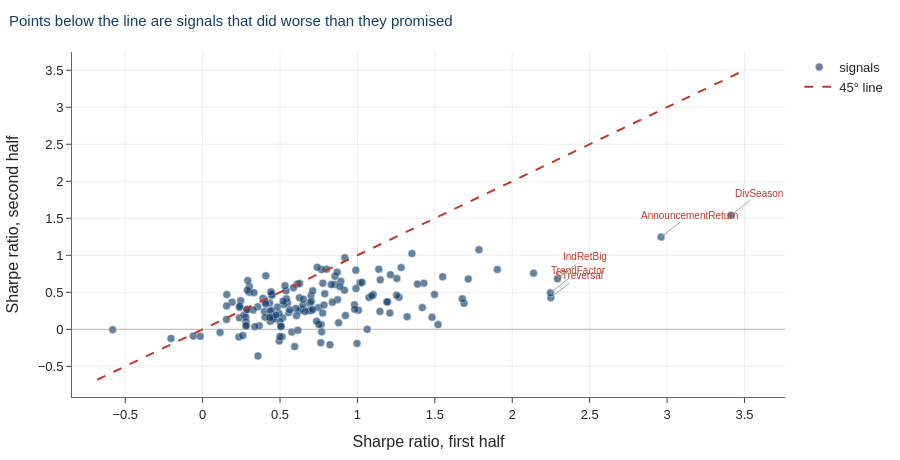

Write notebook code for a chart like this one.
### Code cell
# Attach the full name of each signal so the points can be identified rather
# than guessed at from the acronym.
doc = describe_signals(s_train.index)
label = doc.Description.fillna(pd.Series(s_train.index, index=s_train.index))

scatter = pd.DataFrame({
    "in_sample": s_train, "out_of_sample": s_test,
    "name": label, "authors": doc.Authors.fillna(""),
    "year": doc.Year.fillna(0).astype(int), "category": doc.Category.fillna(""),
})
scatter["decay"] = scatter.in_sample - scatter.out_of_sample

fig = go.Figure()
fig.add_trace(go.Scatter(
    x=scatter.in_sample, y=scatter.out_of_sample, mode="markers",
    marker=dict(color=NAVY, size=8, opacity=0.65,
                line=dict(width=0.5, color="white")),
    name="signals",
    customdata=scatter[["name", "authors", "year", "category", "decay"]].values,
    hovertemplate=("<b>%{text}</b><br>%{customdata[0]}<br>"
                   "%{customdata[1]} (%{customdata[2]}) · %{customdata[3]}"
                   "<br><br>first half   %{x:.2f}"
                   "<br>second half  %{y:.2f}"
                   "<br>gave up      %{customdata[4]:.2f}<extra></extra>"),
    text=scatter.index))

lim = [min(s_train.min(), s_test.min()) - 0.1,
       max(s_train.max(), s_test.max()) + 0.1]
fig.add_trace(go.Scatter(x=lim, y=lim, mode="lines", name="45° line",
                         line=dict(color=RED, width=2, dash="dash")))
fig.add_hline(y=0, line=dict(color="#BBBBBB", width=1))

# Name the five biggest disappointments directly on the chart.
for nm, r in scatter.nlargest(5, "decay").iterrows():
    fig.add_annotation(x=r.in_sample, y=r.out_of_sample, text=nm,
                       showarrow=True, arrowhead=0, arrowwidth=1,
                       arrowcolor=GREY, ax=28, ay=-22,
                       font=dict(size=10, color=RED))

fig.update_xaxes(title="Sharpe ratio, first half")
fig.update_yaxes(title="Sharpe ratio, second half")
airm_layout(fig, "Points below the line are signals that did worse than "
                 "they promised")

### Figure 1 — Plotly figure (JSON) as saved in the notebook; plotly's stock layout.template omitted (floating-point values rounded to 4 significant figures; data arrays with more than 128 entries replaced by an {"elided": "..."} marker saying what was removed)
{"data": [{"customdata": {"elided": "158x5 mixed values"}, "hovertemplate": "<b>%{text}</b><br>%{customdata[0]}<br>%{customdata[1]} (%{customdata[2]}) · %{customdata[3]}<br><br>first half   %{x:.2f}<br>second half  %{y:.2f}<br>gave up      %{customdata[4]:.2f}<extra></extra>", "marker": {"color": "#123F69", "line": {"color": "white", "width": 0.5}, "opacity": 0.65, "size": 8}, "mode": "markers", "name": "signals", "text": {"elided": "158 str values"}, "type": "scatter", "x": {"elided": "158 float values"}, "y": {"elided": "158 float values"}}, {"line": {"color": "#C0392B", "dash": "dash", "width": 2}, "mode": "lines", "name": "45° line", "type": "scatter", "x": [-0.6811, 3.513], "y": [-0.6811, 3.513]}], "layout": {"annotations": [{"arrowcolor": "#9AA5B1", "arrowhead": 0, "arrowwidth": 1, "ax": 28, "ay": -22, "font": {"color": "#C0392B", "size": 10}, "showarrow": true, "text": "DivSeason", "x": 3.413, "y": 1.542}, {"arrowcolor": "#9AA5B1", "arrowhead": 0, "arrowwidth": 1, "ax": 28, "ay": -22, "font": {"color": "#C0392B", "size": 10}, "showarrow": true, "text": "STreversal", "x": 2.249, "y": 0.426}, {"arrowcolor": "#9AA5B1", "arrowhead": 0, "arrowwidth": 1, "ax": 28, "ay": -22, "font": {"color": "#C0392B", "size": 10}, "showarrow": true, "text": "TrendFactor", "x": 2.247, "y": 0.4924}, {"arrowcolor": "#9AA5B1", "arrowhead": 0, "arrowwidth": 1, "ax": 28, "ay": -22, "font": {"color": "#C0392B", "size": 10}, "showarrow": true, "text": "AnnouncementReturn", "x": 2.961, "y": 1.246}, {"arrowcolor": "#9AA5B1", "arrowhead": 0, "arrowwidth": 1, "ax": 28, "ay": -22, "font": {"color": "#C0392B", "size": 10}, "showarrow": true, "text": "IndRetBig", "x": 2.292, "y": 0.6817}], "font": {"family": "Helvetica, Arial, sans-serif", "size": 13}, "height": 460, "margin": {"b": 60, "l": 70, "r": 30, "t": 52}, "shapes": [{"line": {"color": "#BBBBBB", "width": 1}, "type": "line", "x0": 0, "x1": 1, "xref": "x domain", "y0": 0, "y1": 0, "yref": "y"}], "title": {"font": {"color": "#123F69", "size": 15}, "text": "Points below the line are signals that did worse than they promised", "x": 0.01, "xanchor": "left"}, "xaxis": {"gridcolor": "#EEEEEE", "linecolor": "#666666", "showgrid": true, "ticks": "outside", "title": {"text": "Sharpe ratio, first half"}, "zeroline": false}, "yaxis": {"gridcolor": "#EEEEEE", "linecolor": "#666666", "showgrid": true, "ticks": "outside", "title": {"text": "Sharpe ratio, second half"}, "zeroline": true, "zerolinecolor": "#BBBBBB"}}}
